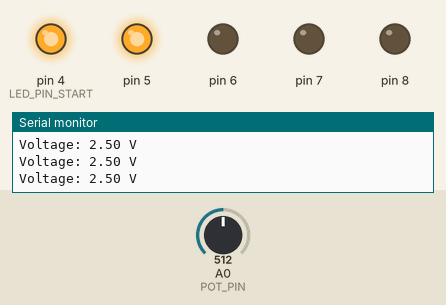
Bench run of a sketch on a simulated Arduino Uno, built with avr-gcc and run on an emulated ATmega328P. Parts: output pins drawn as LEDs (lit = HIGH), the last lines printed to the serial monitor. The test bench sets the inputs (shaded band); at power-on: A0 (POT_PIN) = 512.

Above: at 1.2 s.
1.3 s: A0 (POT_PIN) set to 601
2.8 s: A0 (POT_PIN) set to 623
At 3.8 s:
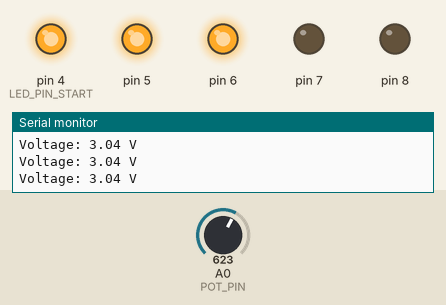
4.3 s: A0 (POT_PIN) set to 807
5.8 s: A0 (POT_PIN) set to 830
At 6.4 s:
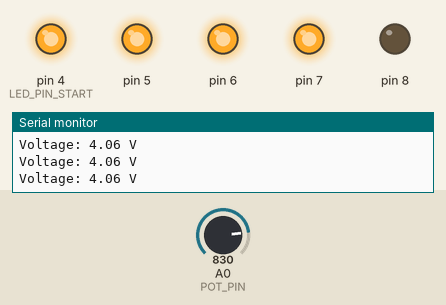
7.3 s: A0 (POT_PIN) set to 1007
8.8 s: A0 (POT_PIN) set to 1023
At 10.1 s:
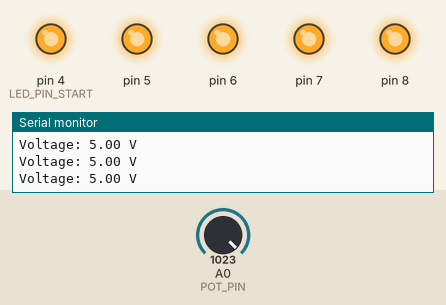
Timing chart, 0 to 11.3 s (numbered marks = the images above; inputs shaded):
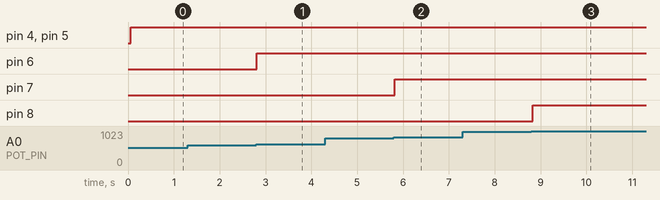

The sketch:

Analog-Voltage-Indicator.ino
```cpp
// 015 - Analog Voltage Indicator
// Board: Arduino Uno
// Wiring:
//   Potentiometer (used as an adjustable test voltage):
//     one outer pin -> 5V, other outer pin -> GND, wiper (middle) -> A0
//   5 LEDs on pins 4-8, each through a 220 ohm resistor to GND
//     pin 4 lights at 1 V, pin 5 at 2 V, pin 6 at 3 V, pin 7 at 4 V, pin 8 at 5 V
// The sketch behaves like a small voltmeter: the exact value is printed and the
// LEDs show the level the way the bar scale on a multimeter does.

const int POT_PIN = A0;            // Test voltage is read on analog pin A0
const int LED_PIN_START = 4;       // First threshold LED
const int LED_COUNT = 5;           // One LED for each whole volt from 1 V to 5 V
const float ADC_MAX = 1023.0;      // Maximum value returned by the 10-bit ADC
const float REFERENCE_VOLTAGE = 5.0;  // The Uno measures against its 5 V supply
const unsigned long SAMPLE_MS = 250;  // Pause between readings

// Lights the threshold LEDs for the measured voltage
void updateThresholdLeds(float voltage) {
  for (int i = 0; i < LED_COUNT; i++) {
    float threshold = i + 1;   // 1 V, 2 V, 3 V, 4 V, 5 V
    if (voltage >= threshold) {
      digitalWrite(LED_PIN_START + i, HIGH);
    } else {
      digitalWrite(LED_PIN_START + i, LOW);
    }
  }
}

void setup() {
  for (int i = 0; i < LED_COUNT; i++) {
    pinMode(LED_PIN_START + i, OUTPUT);
    digitalWrite(LED_PIN_START + i, LOW);
  }

  Serial.begin(9600);
  Serial.println("=== Analog Voltage Indicator ===");
  Serial.println("Turn the potentiometer to sweep the voltage from 0.00 V to 5.00 V.");
}

void loop() {
  int adcValue = analogRead(POT_PIN);   // Raw reading: 0 to 1023

  // Convert the raw reading into a voltage between 0.00 V and 5.00 V
  float voltage = adcValue * (REFERENCE_VOLTAGE / ADC_MAX);

  Serial.print("Voltage: ");
  Serial.print(voltage, 2);   // The 2 means "print with 2 decimal places"
  Serial.println(" V");

  updateThresholdLeds(voltage);

  delay(SAMPLE_MS);
}
```

Measured:
- the behaviour switches between 613 and 614 on A0 (POT_PIN) (found by bisection; images 0 and 1)
- the behaviour switches between 818 and 819 on A0 (POT_PIN) (found by bisection; images 1 and 2)
- the behaviour switches between 1022 and 1023 on A0 (POT_PIN) (found by bisection; images 2 and 3)
- after the input at 2.8 s, pin 6: LOW → HIGH at once
- after the input at 5.8 s, pin 7: LOW → HIGH at once
- after the input at 8.8 s, pin 8: LOW → HIGH at once
